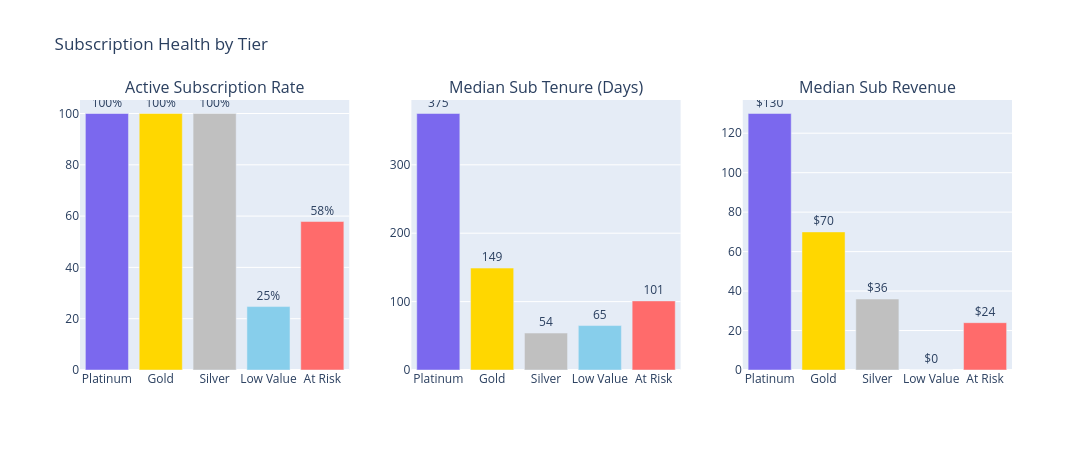

This figure's notebook cell:
### Markdown cell above
---
## 5. Subscription Retention & Revenue

Subscriptions are the cash cow. How do tiers differ in subscription behaviour?

### Code cell
# Subscription metrics by tier
sub_metrics = []
for tier in tier_order:
    sub = all_active[all_active['tier'] == tier]
    sub_metrics.append({
        'Tier': tier,
        'Active Sub %': sub['has_active_sub'].mean() * 100,
        'Autopay %': sub['isAutopayOn'].mean() * 100,
        'Median Sub Tenure (days)': sub['sub_tenure_days'].median() if sub['sub_tenure_days'].notna().any() else 0,
        'Median Sub Revenue': sub['total_revenue'].fillna(0).median(),
        'Charge Success %': sub['charge_success_rate'].median() * 100 if sub['charge_success_rate'].notna().any() else 0
    })

sub_df = pd.DataFrame(sub_metrics).set_index('Tier')

fig = make_subplots(rows=1, cols=3,
                    subplot_titles=('Active Subscription Rate', 'Median Sub Tenure (Days)', 'Median Sub Revenue'))

for i, (col, fmt) in enumerate([
    ('Active Sub %', '{:.0f}%'), ('Median Sub Tenure (days)', '{:.0f}'), ('Median Sub Revenue', '${:.0f}')
]):
    fig.add_trace(go.Bar(
        x=sub_df.index, y=sub_df[col],
        marker_color=[TIER_COLORS[t] for t in sub_df.index],
        text=[fmt.format(v) for v in sub_df[col]],
        textposition='outside', showlegend=False
    ), row=1, col=i+1)

fig.update_layout(height=450, width=1100, title='Subscription Health by Tier')
fig.show()

### Figure 1 — Plotly figure (JSON) as saved in the notebook; plotly's stock layout.template omitted (floating-point values rounded to 4 significant figures)
{"data": [{"marker": {"color": ["#7B68EE", "#FFD700", "#C0C0C0", "#87CEEB", "#FF6B6B"]}, "showlegend": false, "text": ["100%", "100%", "100%", "25%", "58%"], "textposition": "outside", "type": "bar", "x": ["Platinum", "Gold", "Silver", "Low Value", "At Risk"], "xaxis": "x", "y": [100.0, 100.0, 100.0, 24.73, 57.88], "yaxis": "y"}, {"marker": {"color": ["#7B68EE", "#FFD700", "#C0C0C0", "#87CEEB", "#FF6B6B"]}, "showlegend": false, "text": ["375", "149", "54", "65", "101"], "textposition": "outside", "type": "bar", "x": ["Platinum", "Gold", "Silver", "Low Value", "At Risk"], "xaxis": "x2", "y": [375.0, 149.0, 54.0, 65.0, 101.0], "yaxis": "y2"}, {"marker": {"color": ["#7B68EE", "#FFD700", "#C0C0C0", "#87CEEB", "#FF6B6B"]}, "showlegend": false, "text": ["$130", "$70", "$36", "$0", "$24"], "textposition": "outside", "type": "bar", "x": ["Platinum", "Gold", "Silver", "Low Value", "At Risk"], "xaxis": "x3", "y": [130.0, 69.98, 35.97, 0.0, 23.98], "yaxis": "y3"}], "layout": {"annotations": [{"font": {"size": 16}, "showarrow": false, "text": "Active Subscription Rate", "x": 0.1444, "xanchor": "center", "xref": "paper", "y": 1, "yanchor": "bottom", "yref": "paper"}, {"font": {"size": 16}, "showarrow": false, "text": "Median Sub Tenure (Days)", "x": 0.5, "xanchor": "center", "xref": "paper", "y": 1, "yanchor": "bottom", "yref": "paper"}, {"font": {"size": 16}, "showarrow": false, "text": "Median Sub Revenue", "x": 0.8556, "xanchor": "center", "xref": "paper", "y": 1, "yanchor": "bottom", "yref": "paper"}], "height": 450, "title": {"text": "Subscription Health by Tier"}, "width": 1100, "xaxis": {"anchor": "y", "domain": [0, 0.2889]}, "xaxis2": {"anchor": "y2", "domain": [0.3556, 0.6444]}, "xaxis3": {"anchor": "y3", "domain": [0.7111, 1]}, "yaxis": {"anchor": "x", "domain": [0, 1]}, "yaxis2": {"anchor": "x2", "domain": [0, 1]}, "yaxis3": {"anchor": "x3", "domain": [0, 1]}}}
